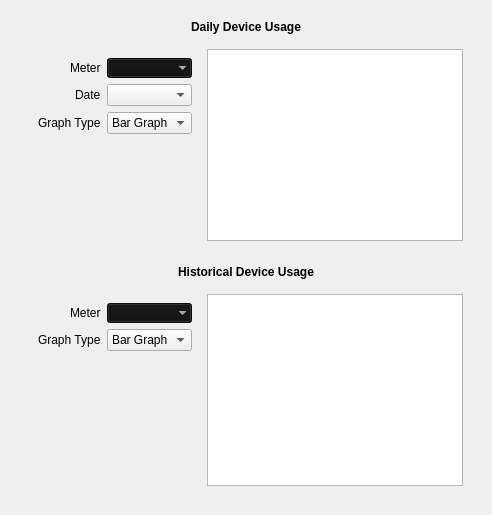
      <widget class="QWidget" name="tabConsumptionAnalytics">
       <attribute name="title">
        <string>Consumption Analytics</string>
       </attribute>
       <layout class="QVBoxLayout" name="verticalLayout_21">
        <item>
         <widget class="QFrame" name="frameDailyDeviceUsage">
          <property name="frameShadow">
           <enum>QFrame::Raised</enum>
          </property>
          <layout class="QVBoxLayout" name="verticalLayout_19">
           <item>
            <widget class="QLabel" name="labelDailyDeviceUsage">
             <property name="font">
              <font>
               <weight>75</weight>
               <bold>true</bold>
              </font>
             </property>
             <property name="text">
              <string>Daily Device Usage</string>
             </property>
             <property name="alignment">
              <set>Qt::AlignCenter</set>
             </property>
            </widget>
           </item>
           <item>
            <widget class="QFrame" name="frameHorizontalDailyDeviceUsage">
             <property name="frameShadow">
              <enum>QFrame::Raised</enum>
             </property>
             <layout class="QHBoxLayout" name="horizontalLayout_8">
              <property name="bottomMargin">
               <number>0</number>
              </property>
              <item alignment="Qt::AlignHCenter">
               <widget class="QFrame" name="formDailyDeviceUsage">
                <property name="frameShadow">
                 <enum>QFrame::Raised</enum>
                </property>
                <layout class="QFormLayout" name="formLayout_13">
                 <property name="labelAlignment">
                  <set>Qt::AlignRight|Qt::AlignTrailing|Qt::AlignVCenter</set>
                 </property>
                 <item row="0" column="0">
                  <widget class="QLabel" name="labelDailyDeviceUsage_Meter">
                   <property name="text">
                    <string>Meter</string>
                   </property>
                  </widget>
                 </item>
                 <item row="0" column="1">
                  <widget class="QComboBox" name="comboDailyDeviceUsage_Meter">
                   <property name="palette">
                    <palette>
                     <active>
                      <colorrole role="WindowText">
                       <brush brushstyle="SolidPattern">
                        <color alpha="255">
                         <red>255</red>
                         <green>255</green>
                         <blue>255</blue>
                        </color>
                       </brush>
                      </colorrole>
                      <colorrole role="Button">
                       <brush brushstyle="SolidPattern">
                        <color alpha="255">
                         <red>17</red>
                         <green>16</green>
                         <blue>16</blue>
                        </color>
                       </brush>
                      </colorrole>
                      <colorrole role="Text">
                       <brush brushstyle="SolidPattern">
                        <color alpha="255">
                         <red>255</red>
                         <green>255</green>
                         <blue>255</blue>
                        </color>
                       </brush>
                      </colorrole>
                      <colorrole role="ButtonText">
                       <brush brushstyle="SolidPattern">
                        <color alpha="255">
                         <red>255</red>
                         <green>255</green>
                         <blue>255</blue>
                        </color>
                       </brush>
                      </colorrole>
                      <colorrole role="Base">
                       <brush brushstyle="SolidPattern">
                        <color alpha="255">
                         <red>17</red>
                         <green>16</green>
                         <blue>16</blue>
                        </color>
                       </brush>
                      </colorrole>
                      <colorrole role="Window">
                       <brush brushstyle="SolidPattern">
                        <color alpha="255">
                         <red>17</red>
                         <green>16</green>
                         <blue>16</blue>
                        </color>
                       </brush>
                      </colorrole>
                      <colorrole role="Highlight">
                       <brush brushstyle="SolidPattern">
                        <color alpha="255">
                         <red>250</red>
                         <green>204</green>
                         <blue>21</blue>
                        </color>
                       </brush>
                      </colorrole>
                     </active>
                     <inactive>
                      <colorrole role="WindowText">
                       <brush brushstyle="SolidPattern">
                        <color alpha="255">
                         <red>255</red>
                         <green>255</green>
                         <blue>255</blue>
                        </color>
                       </brush>
                      </colorrole>
                      <colorrole role="Button">
                       <brush brushstyle="SolidPattern">
                        <color alpha="255">
                         <red>17</red>
                         <green>16</green>
                         <blue>16</blue>
                        </color>
                       </brush>
                      </colorrole>
                      <colorrole role="Text">
                       <brush brushstyle="SolidPattern">
                        <color alpha="255">
                         <red>255</red>
                         <green>255</green>
                         <blue>255</blue>
                        </color>
                       </brush>
                      </colorrole>
                      <colorrole role="ButtonText">
                       <brush brushstyle="SolidPattern">
                        <color alpha="255">
                         <red>255</red>
                         <green>255</green>
                         <blue>255</blue>
                        </color>
                       </brush>
                      </colorrole>
                      <colorrole role="Base">
                       <brush brushstyle="SolidPattern">
                        <color alpha="255">
                         <red>17</red>
                         <green>16</green>
                         <blue>16</blue>
                        </color>
                       </brush>
                      </colorrole>
                      <colorrole role="Window">
                       <brush brushstyle="SolidPattern">
                        <color alpha="255">
                         <red>17</red>
                         <green>16</green>
                         <blue>16</blue>
                        </color>
                       </brush>
                      </colorrole>
                      <colorrole role="Highlight">
                       <brush brushstyle="SolidPattern">
                        <color alpha="255">
                         <red>250</red>
                         <green>204</green>
                         <blue>21</blue>
                        </color>
                       </brush>
                      </colorrole>
                     </inactive>
                     <disabled>
                      <colorrole role="WindowText">
                       <brush brushstyle="SolidPattern">
                        <color alpha="255">
                         <red>255</red>
                         <green>255</green>
                         <blue>255</blue>
                        </color>
                       </brush>
                      </colorrole>
                      <colorrole role="Button">
                       <brush brushstyle="SolidPattern">
                        <color alpha="255">
                         <red>17</red>
                         <green>16</green>
                         <blue>16</blue>
                        </color>
                       </brush>
                      </colorrole>
                      <colorrole role="Text">
                       <brush brushstyle="SolidPattern">
                        <color alpha="255">
                         <red>255</red>
                         <green>255</green>
                         <blue>255</blue>
                        </color>
                       </brush>
                      </colorrole>
                      <colorrole role="ButtonText">
                       <brush brushstyle="SolidPattern">
                        <color alpha="255">
                         <red>255</red>
                         <green>255</green>
                         <blue>255</blue>
                        </color>
                       </brush>
                      </colorrole>
                      <colorrole role="Base">
                       <brush brushstyle="SolidPattern">
                        <color alpha="255">
                         <red>17</red>
                         <green>16</green>
                         <blue>16</blue>
                        </color>
                       </brush>
                      </colorrole>
                      <colorrole role="Window">
                       <brush brushstyle="SolidPattern">
                        <color alpha="255">
                         <red>17</red>
                         <green>16</green>
                         <blue>16</blue>
                        </color>
                       </brush>
                      </colorrole>
                      <colorrole role="Highlight">
                       <brush brushstyle="SolidPattern">
                        <color alpha="255">
                         <red>0</red>
                         <green>120</green>
                         <blue>215</blue>
                        </color>
                       </brush>
                      </colorrole>
                     </disabled>
                    </palette>
                   </property>
                   <property name="autoFillBackground">
                    <bool>false</bool>
                   </property>
                   <property name="frame">
                    <bool>false</bool>
                   </property>
                  </widget>
                 </item>
                 <item row="1" column="0">
                  <widget class="QLabel" name="labelDailyDeviceUsage_Date">
                   <property name="text">
                    <string>Date</string>
                   </property>
                  </widget>
                 </item>
                 <item row="1" column="1">
                  <widget class="QComboBox" name="comboDailyDeviceUsage_Date"/>
                 </item>
                 <item row="2" column="0">
                  <widget class="QLabel" name="labelDailyDeviceUsage_GraphType">
                   <property name="text">
                    <string>Graph Type</string>
                   </property>
                  </widget>
                 </item>
                 <item row="2" column="1">
                  <widget class="QComboBox" name="comboDailyDeviceUsage_GraphType">
                   <item>
                    <property name="text">
                     <string>Bar Graph</string>
                    </property>
                   </item>
                   <item>
                    <property name="text">
                     <string>Pie Chart</string>
                    </property>
                   </item>
                  </widget>
                 </item>
                </layout>
               </widget>
              </item>
              <item>
               <widget class="QGraphicsView" name="graphicsDailyDeviceUsage">
                <property name="verticalScrollBarPolicy">
                 <enum>Qt::ScrollBarAlwaysOff</enum>
                </property>
                <property name="horizontalScrollBarPolicy">
                 <enum>Qt::ScrollBarAlwaysOff</enum>
                </property>
               </widget>
              </item>
             </layout>
            </widget>
           </item>
          </layout>
         </widget>
        </item>
        <item>
         <widget class="QFrame" name="frameHistoricalDeviceUsage">
          <property name="frameShadow">
           <enum>QFrame::Raised</enum>
          </property>
          <layout class="QVBoxLayout" name="verticalLayout_20">
           <item>
            <widget class="QLabel" name="labelHistoricalDeviceUsage">
             <property name="font">
              <font>
               <weight>75</weight>
               <bold>true</bold>
              </font>
             </property>
             <property name="text">
              <string>Historical Device Usage</string>
             </property>
             <property name="alignment">
              <set>Qt::AlignCenter</set>
             </property>
            </widget>
           </item>
           <item>
            <widget class="QFrame" name="frameHorizontalHistoricalDeviceUsage">
             <property name="frameShadow">
              <enum>QFrame::Raised</enum>
             </property>
             <layout class="QHBoxLayout" name="horizontalLayout_9">
              <item alignment="Qt::AlignHCenter">
               <widget class="QFrame" name="formHistoricalDeviceUsage">
                <property name="frameShadow">
                 <enum>QFrame::Raised</enum>
                </property>
                <layout class="QFormLayout" name="formLayout_15">
                 <property name="labelAlignment">
                  <set>Qt::AlignRight|Qt::AlignTrailing|Qt::AlignVCenter</set>
                 </property>
                 <item row="0" column="0">
                  <widget class="QLabel" name="labelHistoricalDeviceUsage_Meter">
                   <property name="text">
                    <string>Meter</string>
                   </property>
                  </widget>
                 </item>
                 <item row="0" column="1">
                  <widget class="QComboBox" name="comboHistoricalDeviceUsage_Meter">
                   <property name="palette">
                    <palette>
                     <active>
                      <colorrole role="WindowText">
                       <brush brushstyle="SolidPattern">
                        <color alpha="255">
                         <red>255</red>
                         <green>255</green>
                         <blue>255</blue>
                        </color>
                       </brush>
                      </colorrole>
                      <colorrole role="Button">
                       <brush brushstyle="SolidPattern">
                        <color alpha="255">
                         <red>17</red>
                         <green>16</green>
                         <blue>16</blue>
                        </color>
                       </brush>
                      </colorrole>
                      <colorrole role="Text">
                       <brush brushstyle="SolidPattern">
                        <color alpha="255">
                         <red>255</red>
                         <green>255</green>
                         <blue>255</blue>
                        </color>
                       </brush>
                      </colorrole>
                      <colorrole role="ButtonText">
                       <brush brushstyle="SolidPattern">
                        <color alpha="255">
                         <red>255</red>
                         <green>255</green>
                         <blue>255</blue>
                        </color>
                       </brush>
                      </colorrole>
                      <colorrole role="Base">
                       <brush brushstyle="SolidPattern">
                        <color alpha="255">
                         <red>17</red>
                         <green>16</green>
                         <blue>16</blue>
                        </color>
                       </brush>
                      </colorrole>
                      <colorrole role="Window">
                       <brush brushstyle="SolidPattern">
                        <color alpha="255">
                         <red>17</red>
                         <green>16</green>
                         <blue>16</blue>
                        </color>
                       </brush>
                      </colorrole>
                      <colorrole role="Highlight">
                       <brush brushstyle="SolidPattern">
                        <color alpha="255">
                         <red>250</red>
                         <green>204</green>
                         <blue>21</blue>
                        </color>
                       </brush>
                      </colorrole>
                     </active>
                     <inactive>
                      <colorrole role="WindowText">
                       <brush brushstyle="SolidPattern">
                        <color alpha="255">
                         <red>255</red>
                         <green>255</green>
                         <blue>255</blue>
                        </color>
                       </brush>
                      </colorrole>
                      <colorrole role="Button">
                       <brush brushstyle="SolidPattern">
                        <color alpha="255">
                         <red>17</red>
                         <green>16</green>
                         <blue>16</blue>
                        </color>
                       </brush>
                      </colorrole>
                      <colorrole role="Text">
                       <brush brushstyle="SolidPattern">
                        <color alpha="255">
                         <red>255</red>
                         <green>255</green>
                         <blue>255</blue>
                        </color>
                       </brush>
                      </colorrole>
                      <colorrole role="ButtonText">
                       <brush brushstyle="SolidPattern">
                        <color alpha="255">
                         <red>255</red>
                         <green>255</green>
                         <blue>255</blue>
                        </color>
                       </brush>
                      </colorrole>
                      <colorrole role="Base">
                       <brush brushstyle="SolidPattern">
                        <color alpha="255">
                         <red>17</red>
                         <green>16</green>
                         <blue>16</blue>
                        </color>
                       </brush>
                      </colorrole>
                      <colorrole role="Window">
                       <brush brushstyle="SolidPattern">
                        <color alpha="255">
                         <red>17</red>
                         <green>16</green>
                         <blue>16</blue>
                        </color>
                       </brush>
                      </colorrole>
                      <colorrole role="Highlight">
                       <brush brushstyle="SolidPattern">
                        <color alpha="255">
                         <red>250</red>
                         <green>204</green>
                         <blue>21</blue>
                        </color>
                       </brush>
                      </colorrole>
                     </inactive>
                     <disabled>
                      <colorrole role="WindowText">
                       <brush brushstyle="SolidPattern">
                        <color alpha="255">
                         <red>255</red>
                         <green>255</green>
                         <blue>255</blue>
                        </color>
                       </brush>
                      </colorrole>
                      <colorrole role="Button">
                       <brush brushstyle="SolidPattern">
                        <color alpha="255">
                         <red>17</red>
                         <green>16</green>
                         <blue>16</blue>
                        </color>
                       </brush>
                      </colorrole>
                      <colorrole role="Text">
                       <brush brushstyle="SolidPattern">
                        <color alpha="255">
                         <red>255</red>
                         <green>255</green>
                         <blue>255</blue>
                        </color>
                       </brush>
                      </colorrole>
                      <colorrole role="ButtonText">
                       <brush brushstyle="SolidPattern">
                        <color alpha="255">
                         <red>255</red>
                         <green>255</green>
                         <blue>255</blue>
                        </color>
                       </brush>
                      </colorrole>
                      <colorrole role="Base">
                       <brush brushstyle="SolidPattern">
                        <color alpha="255">
                         <red>17</red>
                         <green>16</green>
                         <blue>16</blue>
                        </color>
                       </brush>
                      </colorrole>
                      <colorrole role="Window">
                       <brush brushstyle="SolidPattern">
                        <color alpha="255">
                         <red>17</red>
                         <green>16</green>
                         <blue>16</blue>
                        </color>
                       </brush>
                      </colorrole>
                      <colorrole role="Highlight">
                       <brush brushstyle="SolidPattern">
                        <color alpha="255">
                         <red>0</red>
                         <green>120</green>
                         <blue>215</blue>
                        </color>
                       </brush>
                      </colorrole>
                     </disabled>
                    </palette>
                   </property>
                   <property name="autoFillBackground">
                    <bool>false</bool>
                   </property>
                   <property name="frame">
                    <bool>false</bool>
                   </property>
                  </widget>
                 </item>
                 <item row="1" column="0">
                  <widget class="QLabel" name="labelHistoricalDeviceUsage_GraphType">
                   <property name="text">
                    <string>Graph Type</string>
                   </property>
                  </widget>
                 </item>
                 <item row="1" column="1">
                  <widget class="QComboBox" name="comboHistoricalDeviceUsage_GraphType">
                   <item>
                    <property name="text">
                     <string>Bar Graph</string>
                    </property>
                   </item>
                   <item>
                    <property name="text">
                     <string>Pie Chart</string>
                    </property>
                   </item>
                  </widget>
                 </item>
                </layout>
               </widget>
              </item>
              <item>
               <widget class="QGraphicsView" name="graphicsHistoricalDeviceUsage">
                <property name="verticalScrollBarPolicy">
                 <enum>Qt::ScrollBarAlwaysOff</enum>
                </property>
                <property name="horizontalScrollBarPolicy">
                 <enum>Qt::ScrollBarAlwaysOff</enum>
                </property>
               </widget>
              </item>
             </layout>
            </widget>
           </item>
          </layout>
         </widget>
        </item>
       </layout>
      </widget>
